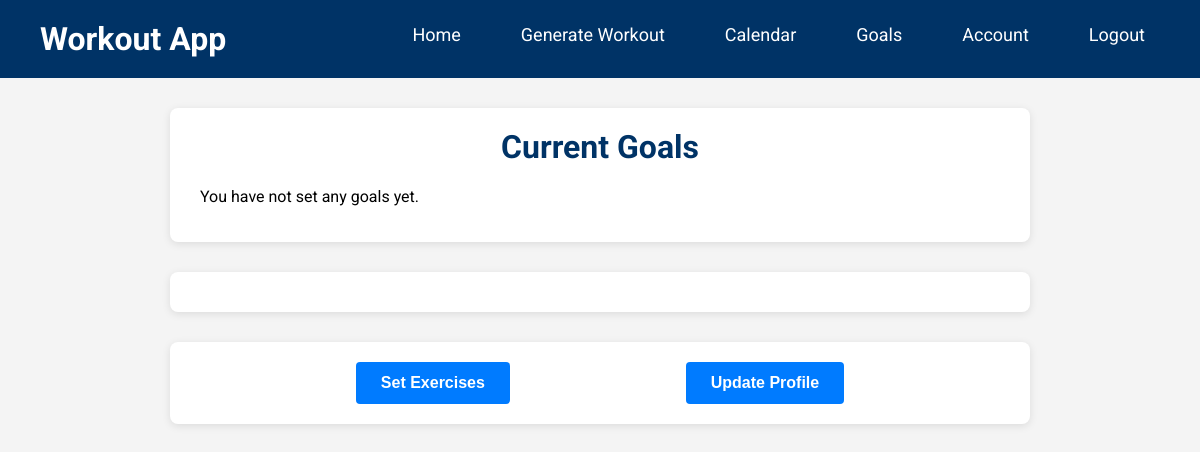
Before: /goals/ (signed in) with the older database file.
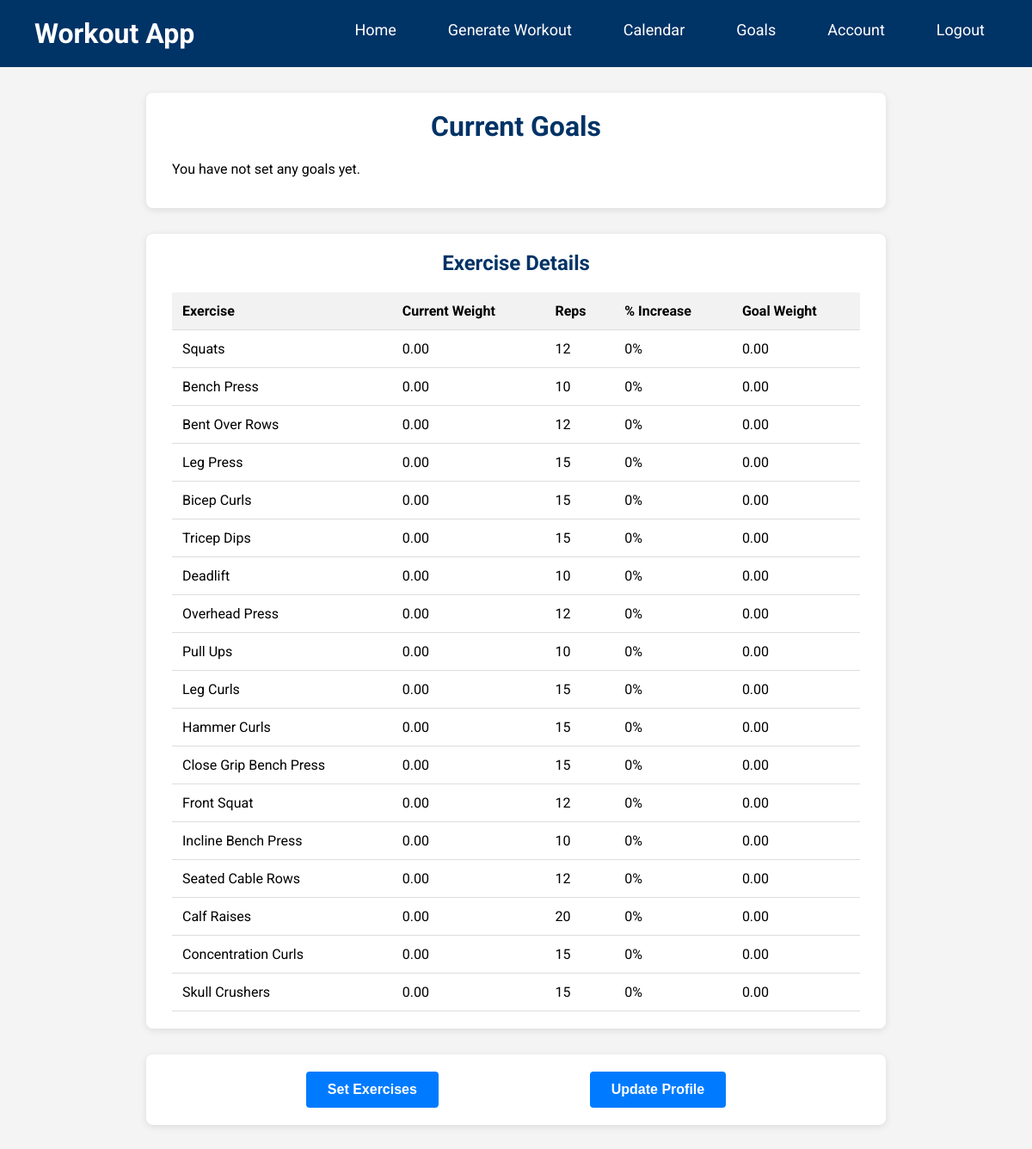
After: the same page with the newer database file.
### goals/models.py (models this page shows, shortened)
class UserExercise(models.Model):
    user = models.ForeignKey(settings.AUTH_USER_MODEL, on_delete=models.CASCADE)
    exercise = models.ForeignKey(Exercise, on_delete=models.CASCADE)
    current_weight = models.DecimalField(max_digits=6, decimal_places=2)
    reps = models.PositiveIntegerField()
    percent_increase = models.IntegerField(choices=PERCENT_CHOICES, default=0)
    start_date = models.DateField(default=now)
    end_date = models.DateField(null=True, blank=True)
    recurring_day = models.IntegerField(
        choices=RECURRENCE_CHOICES,
        default=0,
    )
    @property
    def goal_weight(self):
        return (
            self.current_weight
            * (
                Decimal('1')
                + Decimal(self.percent_increase) / Decimal('100')
            )
        )

class Exercise(models.Model):
    name = models.CharField(max_length=100, unique=True)
    slug = models.SlugField(unique=True, blank=True)
    description = models.TextField(blank=True, null=True)
    body_part = models.CharField(max_length=100)
    target = models.CharField(max_length=100)
    equipment = models.CharField(max_length=100)
    gif_url = models.URLField(blank=True)
    secondary_muscles = models.JSONField(blank=True, default=list)
    instructions = models.JSONField(blank=True, default=list)

### goals/views.py (the view)
# urls.py: path('', goals, name='goals'),
@login_required
def goals(request):
    if request.user.is_authenticated:
        try:
            user_profile = request.user.userprofile
            user_goals = user_profile.goals.all()
            print("Goals found:", user_goals.count())
        except ObjectDoesNotExist:
            print("UserProfile does not exist for:", request.user)
            user_goals = []
    else:
        user_goals = []
    user_exercises = UserExercise.objects.filter(user=request.user)
    context = {
        'user_goals': user_goals,
        'exercises': user_exercises,
    }
    return render(request, 'goals/goals.html', context)

### home/context_processors.py (called while the page is built)
def base_url(request):
    return {"base_url": f"{request.scheme}://{request.get_host()}/proxy/8000/"}

### goals/templates/goals/goals.html (shortened to what this page needs)
<!DOCTYPE html>
<html lang="en">
<head>
</head>
<body>
  <header>
    <a class="logo" href="{% url 'home' %}">Workout App</a>
    <nav>
      <ul>
        <li><a href="{% url 'home' %}">Home</a></li>
        {% if user.is_authenticated %}
          <li><a href="{% url 'generate_workout' %}">Generate Workout</a></li>
          <li><a href="{% url 'calendar' %}">Calendar</a></li>
          <li><a href="{% url 'goals:goals' %}">Goals</a></li>
          <li><a href="{% url 'user_data' %}">Account</a></li>
          <li><a href="{% url 'logout' %}">Logout</a></li>
        {% else %}
          <li><a href="{% url 'login' %}">Login</a></li>
        {% endif %}
      </ul>
    </nav>
  </header>
  <div class="container">
    <div class="main-section">
      <h1>Current Goals</h1>
      {% if user_goals %}
        <ul>
          {% for goal in user_goals %}
            <li>{{ goal }}</li>
          {% endfor %}
        </ul>
      {% else %}
        <p>You have not set any goals yet.</p>
      {% endif %}
    </div>
    <div class="main-section">
      {% if exercises %}
        <h2>Exercise Details</h2>
        <table>
          <thead>
            <tr>
              <th>Exercise</th>
              <th>Current Weight</th>
              <th>Reps</th>
              <th>% Increase</th>
              <th>Goal Weight</th>
            </tr>
          </thead>
          <tbody>
            {% for entry in exercises %}
              <tr>
                <td>{{ entry.exercise.name }}</td>
                <td>{{ entry.current_weight }}</td>
                <td>{{ entry.reps }}</td>
                <td>{{ entry.percent_increase }}%</td>
                <td>{{ entry.goal_weight|floatformat:2 }}</td>
              </tr>
            {% endfor %}
          </tbody>
        </table>
      {% endif %}
    </div>
    <div class="main-section button-group">
      <a href="{% url 'goals:set_exercises' %}">
        <button type="button">Set Exercises</button>
      </a>
      <a href="{% url 'update_profile' %}">
        <button type="button">Update Profile</button>
      </a>
    </div>
  </div>
</body>
</html>

Changed rows visible on the page:
added UserExercise: exercise.name "Squats", current_weight "0.00", reps "12", percent_increase "0", goal_weight "0.00"
added UserExercise: exercise.name "Bench Press", current_weight "0.00", reps "10", percent_increase "0", goal_weight "0.00"
added UserExercise: exercise.name "Bent Over Rows", current_weight "0.00", reps "12", percent_increase "0", goal_weight "0.00"
added UserExercise: exercise.name "Leg Press", current_weight "0.00", reps "15", percent_increase "0", goal_weight "0.00"
added UserExercise: exercise.name "Bicep Curls", current_weight "0.00", reps "15", percent_increase "0", goal_weight "0.00"
added UserExercise: exercise.name "Tricep Dips", current_weight "0.00", reps "15", percent_increase "0", goal_weight "0.00"
added UserExercise: exercise.name "Deadlift", current_weight "0.00", reps "10", percent_increase "0", goal_weight "0.00"
added UserExercise: exercise.name "Overhead Press", current_weight "0.00", reps "12", percent_increase "0", goal_weight "0.00"
added UserExercise: exercise.name "Pull Ups", current_weight "0.00", reps "10", percent_increase "0", goal_weight "0.00"
added UserExercise: exercise.name "Leg Curls", current_weight "0.00", reps "15", percent_increase "0", goal_weight "0.00"
added UserExercise: exercise.name "Hammer Curls", current_weight "0.00", reps "15", percent_increase "0", goal_weight "0.00"
added UserExercise: exercise.name "Close Grip Bench Press", current_weight "0.00", reps "15", percent_increase "0", goal_weight "0.00"
added UserExercise: exercise.name "Front Squat", current_weight "0.00", reps "12", percent_increase "0", goal_weight "0.00"
added UserExercise: exercise.name "Incline Bench Press", current_weight "0.00", reps "10", percent_increase "0", goal_weight "0.00"
added UserExercise: exercise.name "Seated Cable Rows", current_weight "0.00", reps "12", percent_increase "0", goal_weight "0.00"
added UserExercise: exercise.name "Calf Raises", current_weight "0.00", reps "20", percent_increase "0", goal_weight "0.00"
added UserExercise: exercise.name "Concentration Curls", current_weight "0.00", reps "15", percent_increase "0", goal_weight "0.00"
added UserExercise: exercise.name "Skull Crushers", current_weight "0.00", reps "15", percent_increase "0", goal_weight "0.00"
Other visible differences:
text now shown: "Exercise Details Exercise Current Weight Reps % Increase Goal Weight"
